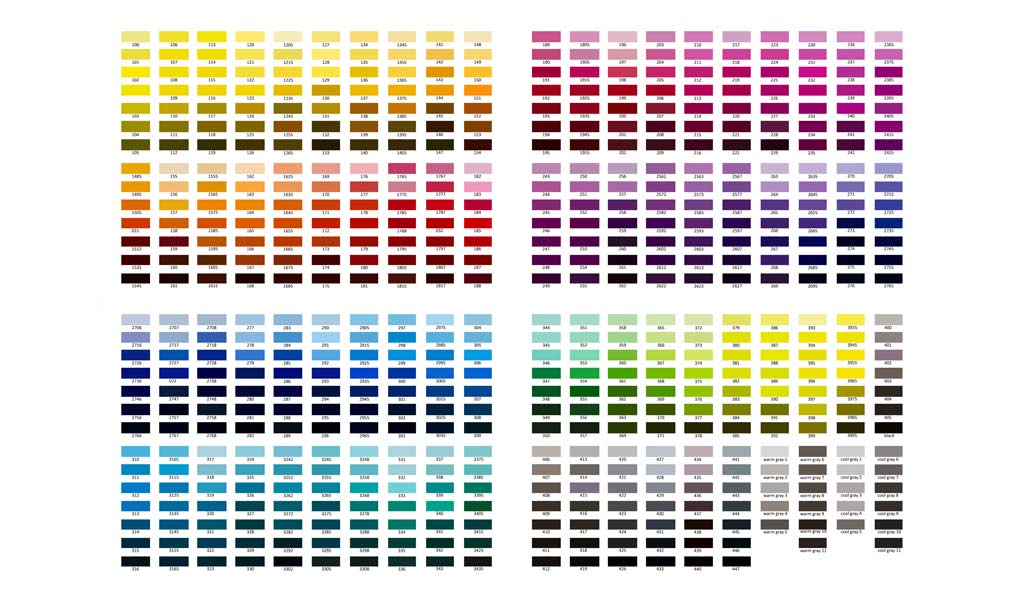
#> input picture img.jpg, 1024 x 600 px
$ python colordetection.py
#> lines starting #> are read from the running program, lines starting #| are printed output that depends on the picture
import cv2
import pandas as pd

img_path = 'img.jpg'
csv_path = 'colors.csv'

# reading csv file
index = ['color', 'color_name', 'hex', 'R', 'G', 'B']
df = pd.read_csv(csv_path, names=index, header=None)
#> (reads colors.csv from the repository)

# reading image
img = cv2.imread(img_path)
#> img is the input picture: shape (600, 1024, 3); mean B, G, R 204.1, 207.4, 212.2
img = cv2.resize(img, (800, 600))
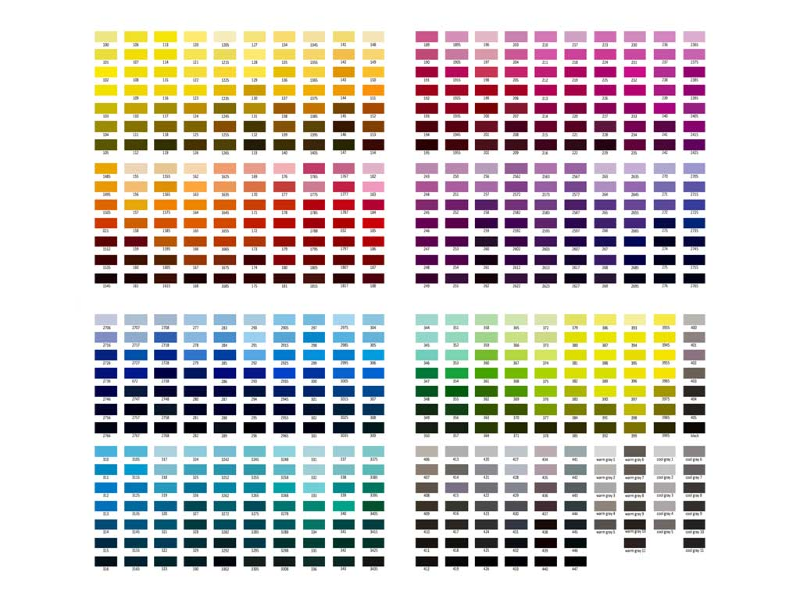
#> img: shape (600, 800, 3); mean B, G, R 204.1, 207.4, 212.2

# global variables
clicked = False
r = g = b = xpos = ypos = 0

# function to get the color name of the most matching color by calculating minimum distance from all colors
def get_color_name(R, G, B):
    global cname
    minimum = 1000
    for i in range(len(df)):
        d = abs(R - int(df.loc[i, 'R'])) + abs(G - int(df.loc[i, 'G'])) + abs(B - int(df.loc[i, 'B']))
        if d <= minimum:
            minimum = d
            cname = df.loc[i, 'color_name']

    return cname

# function to get x,y coordinates when the mouse is double clicked
def draw_function(event, x, y, flags, params):
    if event == cv2.EVENT_LBUTTONDBLCLK:
        global b, g, r, xpos, ypos, clicked
        clicked = True
        xpos = x
        ypos = y
        b, g, r = img[y, x]
        b = int(b)
        g = int(g)
        r = int(r)

# creating window
cv2.namedWindow('image')
cv2.setMouseCallback('image', draw_function)

while True:
    cv2.imshow('image', img)
    if clicked:
        # to create a rectangle with filled up with detected color
        cv2.rectangle(img, (20, 20), (600, 60), (b, g, r), -1) # (cv2.rectangle(image, startpoint, endpoint, color, thickness))

        # to create the string with the name of the color along with the RGB values respectively
        text = get_color_name(r, g, b) + ' R=' + str(r) + ' G=' + str(g) + ' B=' + str(b)

        cv2.putText(img, text, (50, 50), 2, 0.8, (255, 255, 255), 2, cv2.LINE_AA)  # (cv2.putText(img,text,start,font,fontScale,color,thickness,lineType ))

        # to display the text in black if very light colors are detected
        if r + g + b >= 600:
            cv2.putText(img, text, (50, 50), 2, 0.8, (0, 0, 0), 2, cv2.LINE_AA)

   # giving the conditions on when the window must close
    if cv2.waitKey(20) & 0xFF == 27:
#> (key Esc is pressed here)
        break

cv2.destroyAllWindows()
